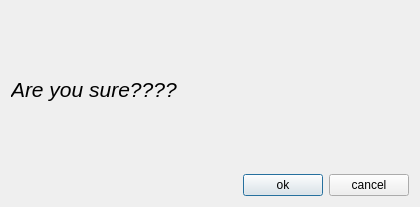
<?xml version="1.0" encoding="UTF-8"?>
<ui version="4.0">
 <class>styleSelector</class>
 <widget class="QDialog" name="styleSelector">
  <property name="geometry">
   <rect>
    <x>0</x>
    <y>0</y>
    <width>420</width>
    <height>207</height>
   </rect>
  </property>
  <property name="windowTitle">
   <string>Dialog</string>
  </property>
  <layout class="QVBoxLayout" name="verticalLayout">
   <item>
    <widget class="QLabel" name="label">
     <property name="font">
      <font>
       <pointsize>16</pointsize>
       <italic>true</italic>
      </font>
     </property>
     <property name="text">
      <string>Are you sure????</string>
     </property>
    </widget>
   </item>
   <item>
    <layout class="QHBoxLayout" name="horizontalLayout">
     <item>
      <spacer name="horizontalSpacer">
       <property name="orientation">
        <enum>Qt::Horizontal</enum>
       </property>
       <property name="sizeHint" stdset="0">
        <size>
         <width>40</width>
         <height>20</height>
        </size>
       </property>
      </spacer>
     </item>
     <item>
      <widget class="QPushButton" name="ok">
       <property name="text">
        <string>ok</string>
       </property>
      </widget>
     </item>
     <item>
      <widget class="QPushButton" name="cancel">
       <property name="text">
        <string>cancel</string>
       </property>
      </widget>
     </item>
    </layout>
   </item>
  </layout>
 </widget>
 <resources/>
 <connections/>
</ui>
